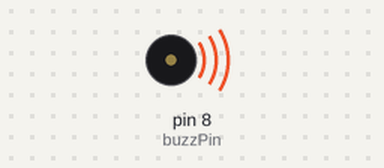
Simulated run of this sketch. Board: Arduino Uno, built with avr-gcc and run on an emulated ATmega328P. Parts: buzzer (waves = sounding).

Above: at 0.1 s.
Timing chart, 0 to 1.6 s (numbered marks = the images above):
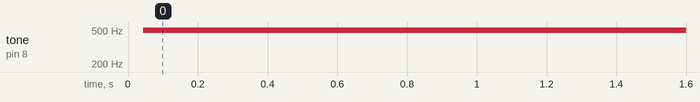

The sketch:

BareMinimum24.ino
```cpp
int buzzPin = 8;
int buzzTime = 1;
int buzzTime2 = 1000;

void setup() {
  // put your setup code here, to run once:
  pinMode(buzzPin,OUTPUT);

}

void loop() {

  // put your main code here, to run repeatedly:

  digitalWrite(buzzPin,HIGH);
  delayMicroseconds(buzzTime2);
  digitalWrite(buzzPin,LOW);
  delayMicroseconds(buzzTime2);
}
```

Measured:
- by itself, tone on pin 8 (buzzPin): silent → 498 Hz at 0.04 s
